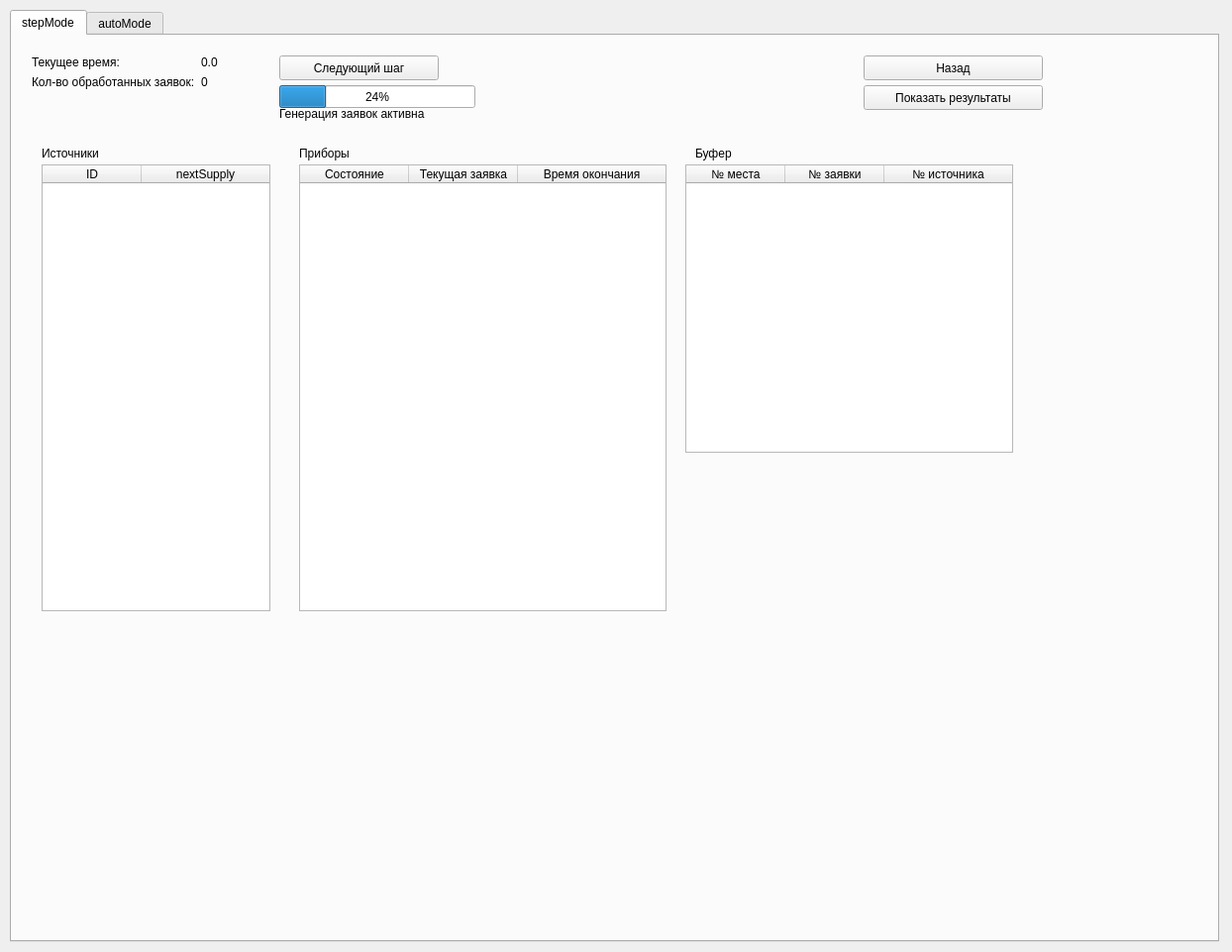
<?xml version="1.0" encoding="UTF-8"?>
<ui version="4.0">
 <class>SimulatorWindow</class>
 <widget class="QWidget" name="SimulatorWindow">
  <property name="geometry">
   <rect>
    <x>0</x>
    <y>0</y>
    <width>1244</width>
    <height>961</height>
   </rect>
  </property>
  <property name="windowTitle">
   <string> Имитационное моделирование СМО </string>
  </property>
  <widget class="QTabWidget" name="tabMode">
   <property name="geometry">
    <rect>
     <x>10</x>
     <y>10</y>
     <width>1221</width>
     <height>941</height>
    </rect>
   </property>
   <property name="sizePolicy">
    <sizepolicy hsizetype="Expanding" vsizetype="Expanding">
     <horstretch>0</horstretch>
     <verstretch>0</verstretch>
    </sizepolicy>
   </property>
   <property name="currentIndex">
    <number>0</number>
   </property>
   <widget class="QWidget" name="stepModeTab">
    <attribute name="title">
     <string>stepMode</string>
    </attribute>
    <widget class="QWidget" name="formLayoutWidget">
     <property name="geometry">
      <rect>
       <x>20</x>
       <y>20</y>
       <width>241</width>
       <height>51</height>
      </rect>
     </property>
     <layout class="QFormLayout" name="formLayout">
      <item row="0" column="0">
       <widget class="QLabel" name="labelTime">
        <property name="text">
         <string>Текущее время:</string>
        </property>
       </widget>
      </item>
      <item row="0" column="1">
       <widget class="QLabel" name="labelCurrentTime">
        <property name="text">
         <string>0.0</string>
        </property>
       </widget>
      </item>
      <item row="1" column="0">
       <widget class="QLabel" name="label_2">
        <property name="text">
         <string>Кол-во обработанных заявок:</string>
        </property>
       </widget>
      </item>
      <item row="1" column="1">
       <widget class="QLabel" name="labelProcessedRequests">
        <property name="text">
         <string>0</string>
        </property>
       </widget>
      </item>
     </layout>
    </widget>
    <widget class="QPushButton" name="backButton">
     <property name="geometry">
      <rect>
       <x>860</x>
       <y>20</y>
       <width>181</width>
       <height>25</height>
      </rect>
     </property>
     <property name="text">
      <string>Назад</string>
     </property>
    </widget>
    <widget class="QPushButton" name="nextStepButton">
     <property name="geometry">
      <rect>
       <x>270</x>
       <y>20</y>
       <width>161</width>
       <height>25</height>
      </rect>
     </property>
     <property name="text">
      <string>Следующий шаг</string>
     </property>
    </widget>
    <widget class="QPushButton" name="resultsShowButton">
     <property name="geometry">
      <rect>
       <x>860</x>
       <y>50</y>
       <width>181</width>
       <height>25</height>
      </rect>
     </property>
     <property name="text">
      <string>Показать результаты</string>
     </property>
    </widget>
    <widget class="QLabel" name="label_3">
     <property name="geometry">
      <rect>
       <x>30</x>
       <y>110</y>
       <width>71</width>
       <height>17</height>
      </rect>
     </property>
     <property name="text">
      <string>Источники</string>
     </property>
    </widget>
    <widget class="QLabel" name="label_5">
     <property name="geometry">
      <rect>
       <x>290</x>
       <y>110</y>
       <width>81</width>
       <height>17</height>
      </rect>
     </property>
     <property name="text">
      <string>Приборы</string>
     </property>
    </widget>
    <widget class="QLabel" name="label_6">
     <property name="geometry">
      <rect>
       <x>690</x>
       <y>110</y>
       <width>54</width>
       <height>17</height>
      </rect>
     </property>
     <property name="text">
      <string>Буфер</string>
     </property>
    </widget>
    <widget class="QProgressBar" name="progressBar">
     <property name="geometry">
      <rect>
       <x>270</x>
       <y>50</y>
       <width>198</width>
       <height>23</height>
      </rect>
     </property>
     <property name="value">
      <number>24</number>
     </property>
    </widget>
    <widget class="QTableWidget" name="tableSources">
     <property name="geometry">
      <rect>
       <x>30</x>
       <y>130</y>
       <width>231</width>
       <height>451</height>
      </rect>
     </property>
     <attribute name="horizontalHeaderStretchLastSection">
      <bool>true</bool>
     </attribute>
     <column>
      <property name="text">
       <string>ID</string>
      </property>
     </column>
     <column>
      <property name="text">
       <string>nextSupply</string>
      </property>
     </column>
    </widget>
    <widget class="QTableWidget" name="tableDevices">
     <property name="geometry">
      <rect>
       <x>290</x>
       <y>130</y>
       <width>371</width>
       <height>451</height>
      </rect>
     </property>
     <attribute name="horizontalHeaderCascadingSectionResizes">
      <bool>false</bool>
     </attribute>
     <attribute name="horizontalHeaderMinimumSectionSize">
      <number>34</number>
     </attribute>
     <attribute name="horizontalHeaderDefaultSectionSize">
      <number>110</number>
     </attribute>
     <attribute name="horizontalHeaderShowSortIndicator" stdset="0">
      <bool>false</bool>
     </attribute>
     <attribute name="horizontalHeaderStretchLastSection">
      <bool>true</bool>
     </attribute>
     <attribute name="verticalHeaderCascadingSectionResizes">
      <bool>false</bool>
     </attribute>
     <attribute name="verticalHeaderMinimumSectionSize">
      <number>35</number>
     </attribute>
     <attribute name="verticalHeaderStretchLastSection">
      <bool>false</bool>
     </attribute>
     <column>
      <property name="text">
       <string>Состояние</string>
      </property>
      <property name="font">
       <font>
        <bold>false</bold>
       </font>
      </property>
     </column>
     <column>
      <property name="text">
       <string>Текущая заявка</string>
      </property>
     </column>
     <column>
      <property name="text">
       <string>Время окончания</string>
      </property>
     </column>
    </widget>
    <widget class="QTableWidget" name="tableBuffer">
     <property name="geometry">
      <rect>
       <x>680</x>
       <y>130</y>
       <width>331</width>
       <height>291</height>
      </rect>
     </property>
     <attribute name="horizontalHeaderStretchLastSection">
      <bool>true</bool>
     </attribute>
     <column>
      <property name="text">
       <string>№ места</string>
      </property>
     </column>
     <column>
      <property name="text">
       <string>№ заявки</string>
      </property>
     </column>
     <column>
      <property name="text">
       <string>№ источника</string>
      </property>
     </column>
    </widget>
    <widget class="QLabel" name="labelGenerationStatus">
     <property name="geometry">
      <rect>
       <x>270</x>
       <y>70</y>
       <width>301</width>
       <height>17</height>
      </rect>
     </property>
     <property name="text">
      <string>Генерация заявок активна</string>
     </property>
    </widget>
   </widget>
   <widget class="QWidget" name="autoModeTab">
    <attribute name="title">
     <string>autoMode</string>
    </attribute>
    <widget class="QWidget" name="formLayoutWidget_2">
     <property name="geometry">
      <rect>
       <x>20</x>
       <y>20</y>
       <width>241</width>
       <height>51</height>
      </rect>
     </property>
     <layout class="QFormLayout" name="formLayout_2">
      <item row="0" column="0">
       <widget class="QLabel" name="labelTime_2">
        <property name="text">
         <string>Текущее время:</string>
        </property>
       </widget>
      </item>
      <item row="0" column="1">
       <widget class="QLabel" name="labelAutoTime">
        <property name="text">
         <string>0.0</string>
        </property>
       </widget>
      </item>
      <item row="1" column="0">
       <widget class="QLabel" name="label_4">
        <property name="text">
         <string>Кол-во обработанных заявок:</string>
        </property>
       </widget>
      </item>
      <item row="1" column="1">
       <widget class="QLabel" name="labelAutoProcessed">
        <property name="text">
         <string>0</string>
        </property>
       </widget>
      </item>
     </layout>
    </widget>
    <widget class="QPushButton" name="showTablesButton">
     <property name="geometry">
      <rect>
       <x>1030</x>
       <y>20</y>
       <width>161</width>
       <height>25</height>
      </rect>
     </property>
     <property name="text">
      <string>Показать таблицы</string>
     </property>
    </widget>
    <widget class="QPushButton" name="startAutoButton">
     <property name="geometry">
      <rect>
       <x>290</x>
       <y>20</y>
       <width>161</width>
       <height>25</height>
      </rect>
     </property>
     <property name="text">
      <string>Запустить авторежим</string>
     </property>
    </widget>
    <widget class="QPushButton" name="stopAutoButton">
     <property name="geometry">
      <rect>
       <x>290</x>
       <y>50</y>
       <width>161</width>
       <height>25</height>
      </rect>
     </property>
     <property name="text">
      <string>Остановить авторежим</string>
     </property>
    </widget>
    <widget class="QLabel" name="labelAutoStatus">
     <property name="geometry">
      <rect>
       <x>20</x>
       <y>70</y>
       <width>191</width>
       <height>17</height>
      </rect>
     </property>
     <property name="text">
      <string>Статус: Ожидание запуска</string>
     </property>
    </widget>
    <widget class="QPushButton" name="backAutoButton">
     <property name="geometry">
      <rect>
       <x>1030</x>
       <y>50</y>
       <width>161</width>
       <height>25</height>
      </rect>
     </property>
     <property name="text">
      <string>Назад</string>
     </property>
    </widget>
    <widget class="QWidget" name="chartsContainer" native="true">
     <property name="geometry">
      <rect>
       <x>20</x>
       <y>90</y>
       <width>1181</width>
       <height>811</height>
      </rect>
     </property>
     <layout class="QGridLayout" name="gridLayout">
      <item row="0" column="2">
       <widget class="QChartView" name="chart3" native="true"/>
      </item>
      <item row="0" column="1">
       <widget class="QChartView" name="chart2" native="true"/>
      </item>
      <item row="1" column="0">
       <widget class="QChartView" name="chart4" native="true"/>
      </item>
      <item row="1" column="1">
       <widget class="QChartView" name="chart5" native="true"/>
      </item>
      <item row="0" column="0">
       <widget class="QChartView" name="chart1" native="true"/>
      </item>
      <item row="1" column="2">
       <widget class="QChartView" name="chart6" native="true"/>
      </item>
      <item row="2" column="0">
       <widget class="QChartView" name="chart7" native="true"/>
      </item>
      <item row="2" column="1">
       <widget class="QChartView" name="chart8" native="true"/>
      </item>
      <item row="2" column="2">
       <widget class="QChartView" name="chart9" native="true"/>
      </item>
     </layout>
    </widget>
   </widget>
  </widget>
 </widget>
 <customwidgets>
  <customwidget>
   <class>QChartView</class>
   <extends>QWidget</extends>
   <header>qchartview.h</header>
   <container>1</container>
  </customwidget>
 </customwidgets>
 <resources/>
 <connections/>
</ui>
